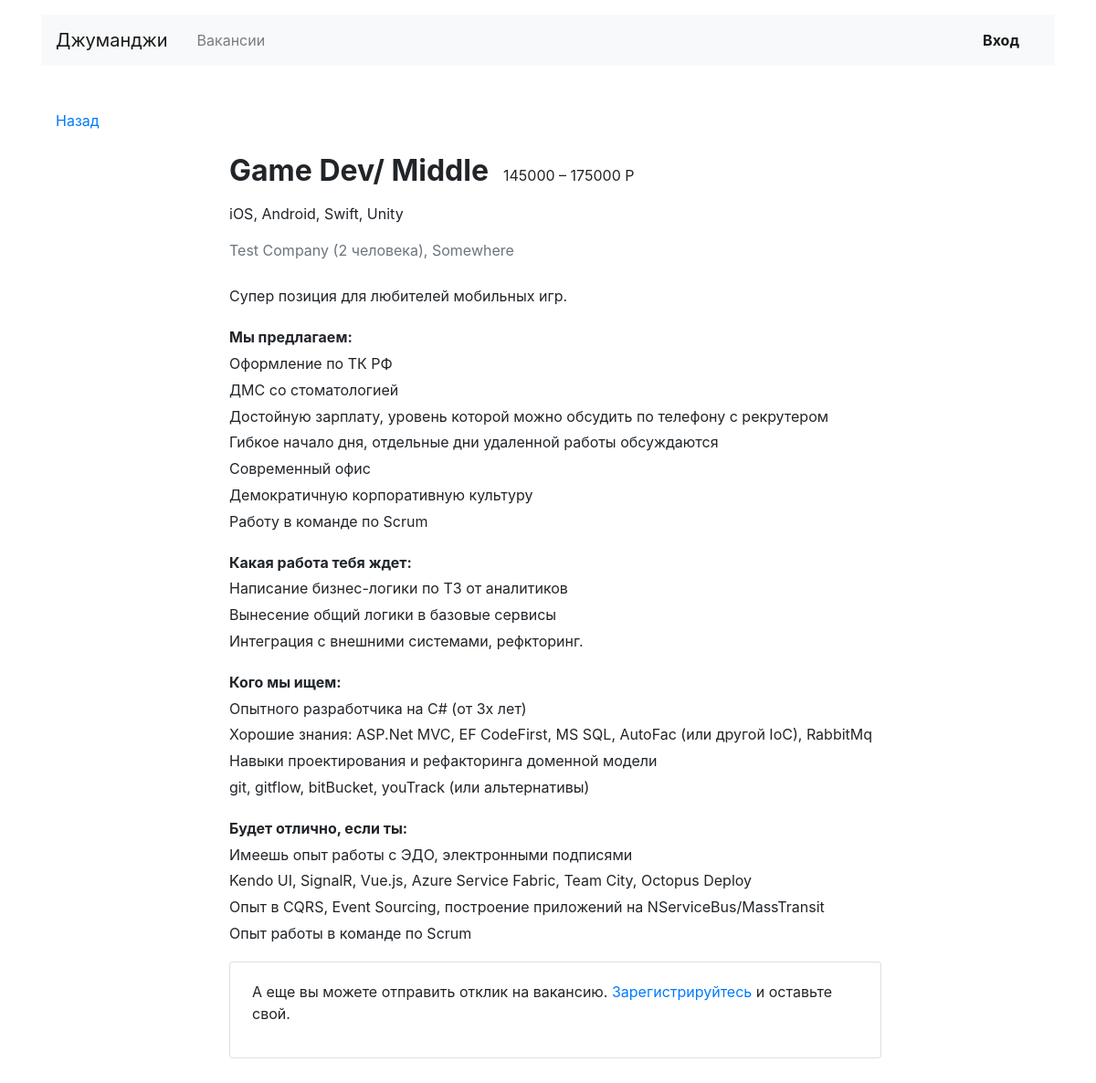
Before: /vacancies/6 with the older database file.
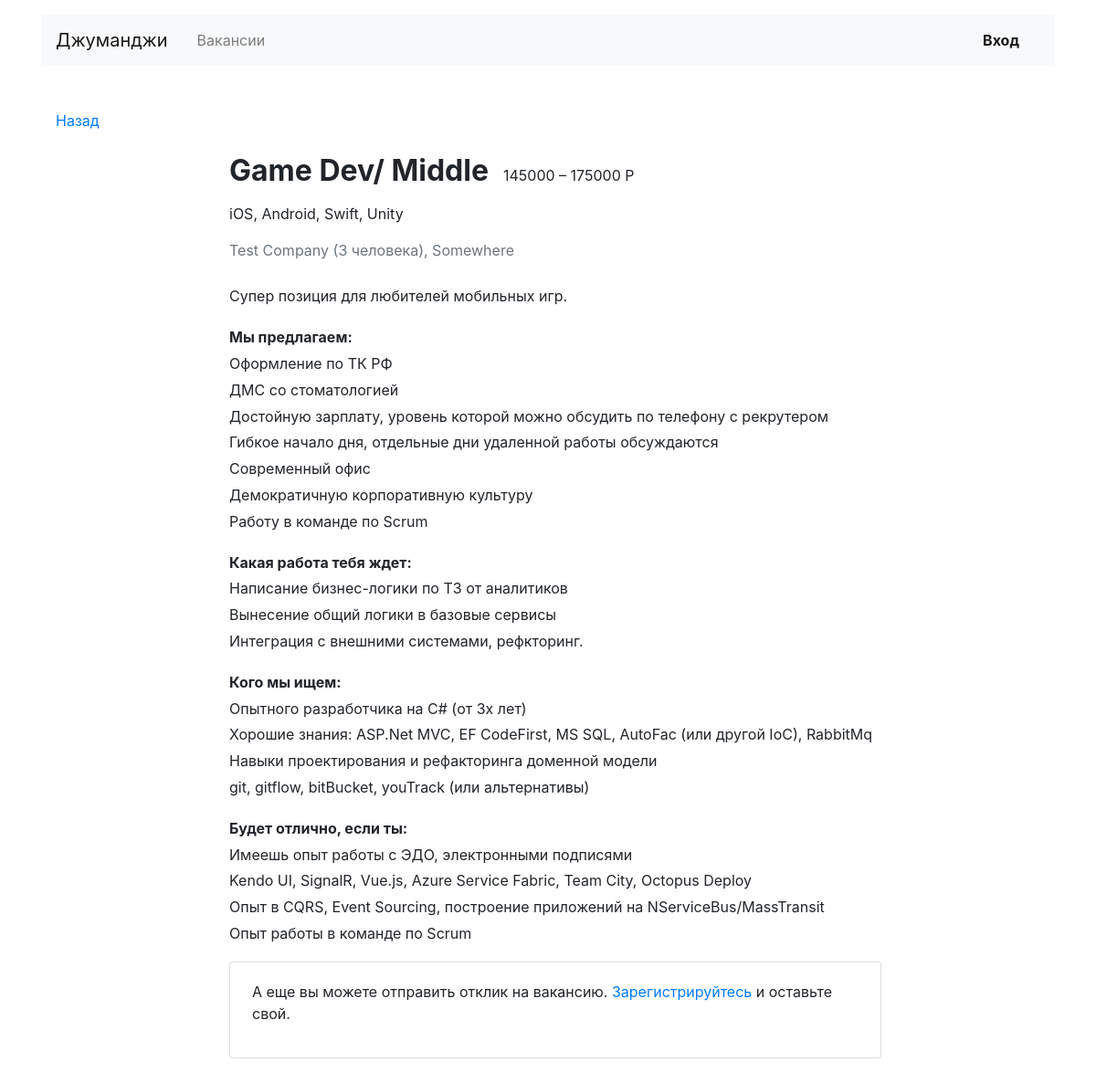
After: the same page with the newer database file.
### app_jobsearch/models.py (models this page shows)
class Vacancy(models.Model):
    title = models.CharField(max_length=128)
    specialty = models.ForeignKey(Specialty, on_delete=models.CASCADE, related_name='vacancies')
    company = models.ForeignKey(Company, on_delete=models.CASCADE, related_name='vacancies')
    skills = models.TextField()
    description = models.TextField()
    salary_min = models.IntegerField()
    salary_max = models.IntegerField()
    published_at = models.DateField()

class Company(models.Model):
    name = models.CharField(max_length=128)
    location = models.CharField(max_length=32)
    logo = models.ImageField(upload_to=MEDIA_COMPANY_IMAGE_DIR, null=True)
    description = models.TextField()
    employee_count = models.IntegerField(default=0)
    owner = models.OneToOneField(get_user_model(),
                                 on_delete=models.CASCADE,
                                 related_name='mycompany')

### app_jobsearch/views.py (the view)
# urls.py: path('vacancies/<int:vacancy_id>', VacancyView.as_view(), name='vacancy'),
class VacancyView(View):
    def get(self, request, vacancy_id):
        vacancy = get_object_or_404(Vacancy, id=vacancy_id)
        context = {
            'vacancy': vacancy,
            'form': ApplicationForm()
        }
        return render(request, 'app_jobsearch/vacancy.html', context=context)

### app_jobsearch/templatetags/ru_pluralize.py (called while the page is built)
@register.filter
def ru_pluralize(value, arg='дурак,дурака,дураков'):
    args = arg.split(",")
    number = abs(int(value))
    a = number % 10
    b = number % 100
    if (a == 1) and (b != 11):
        return f'{value} {args[0]}'
    elif (a >= 2) and (a <= 4) and ((b < 10) or (b >= 20)):
        return f'{value} {args[1]}'
    else:
        return f'{value} {args[2]}'

### app_jobsearch/templates/app_jobsearch/vacancy.html (shortened to what this page needs)
{% extends 'app_jobsearch/base.html' %}
{% block main %}
{% load ru_pluralize %}
  <main class="container mt-3 pb-5">
    <div class="row mt-5">
      <div class="col-12 col-lg-2">
        <div class="pl-3 mb-5">
          <p><a href={{ request.META.HTTP_REFERER }}>Назад</a></p>
        </div>
      </div>
      <div class="col-12 col-lg-8">
        <section class="pl-3">
          <div class="d-flex align-items-baseline align-content-baseline">
            <h1 class="h2 mt-4 font-weight-bold" >{{ vacancy.title }}</h1>
            <p class="m-0 pl-3">{{ vacancy.salary_min }} – {{ vacancy.salary_max }} Р</p>
          </div>
          <p class="mt-2">{{ vacancy.skills }}</p>
          <p class="text-muted mb-4">{{ vacancy.company.name|capfirst }} ({{ vacancy.company.employee_count|ru_pluralize:"человек,человека,человек" }}),
            {{ vacancy.company.location }}</p>
          <div style="line-height: 1.8;">
            <p>{{ vacancy.description }}</p>
            <p><b>Мы предлагаем: </b><br>
              Оформление по ТК РФ<br>
              ДМС со стоматологией<br>
              Достойную зарплату, уровень которой можно обсудить по телефону с рекрутером<br>
              Гибкое начало дня, отдельные дни удаленной работы обсуждаются<br>
              Современный офис<br>
              Демократичную корпоративную культуру<br>
              Работу в команде по Scrum
            </p>
            <p><b>Какая работа тебя ждет: </b><br>
              Написание бизнес-логики по ТЗ от аналитиков<br>
              Вынесение общий логики в базовые сервисы<br>
              Интеграция с внешними системами, рефкторинг.
            </p>
            <p><b>Кого мы ищем: </b><br>
              Опытного разработчика на C# (от 3х лет)<br>
              Хорошие знания: ASP.Net MVC, EF CodeFirst, MS SQL, AutoFac (или другой IoC), RabbitMq <br>
              Навыки проектирования и рефакторинга доменной модели <br>
              git, gitflow, bitBucket, youTrack (или альтернативы)
            </p>
            <p><b>Будет отлично, если ты:</b><br>
              Имеешь опыт работы с ЭДО, электронными подписями<br>
              Kendo UI, SignalR, Vue.js, Azure Service Fabric, Team City, Octopus Deploy<br>
              Опыт в CQRS, Event Sourcing, построение приложений на NServiceBus/MassTransit<br>
              Опыт работы в команде по Scrum
            </p>
          </div>
          {% if user.is_authenticated %}
          <form method="post" action="{% url 'sent' vacancy.id %}" class="card mt-4 mb-3">
            {% csrf_token %}
            <div class="card-body mx-3">
              <p class="h5 mt-3 font-weight-normal">Отозваться на вакансию</p>
              {% for field in form %}
              <div class="form-group">
                {{ field.label_tag}}
                {{ field }}
              {% endfor %}
              <input type="submit" class="btn btn-primary mt-4 mb-2" value="Отправить отзыв">
            </div>
          </form>
          {% else %}
          <div class="card mb-5">
            <div class="card-body px-4">
              <p>А еще вы можете отправить отклик на вакансию. <a href="{% url 'register' %}">Зарегистрируйтесь</a> и оставьте свой.</p>
            </div>
          </div>
            {% endif %}
        </section>
      </div>
    </div>
  </main>
{% endblock %}

Changed rows visible on the page:
changed through a linked row, Vacancy "Game Dev/ Middle": company.employee_count|ru_pluralize "2 человека" → "3 человека"
